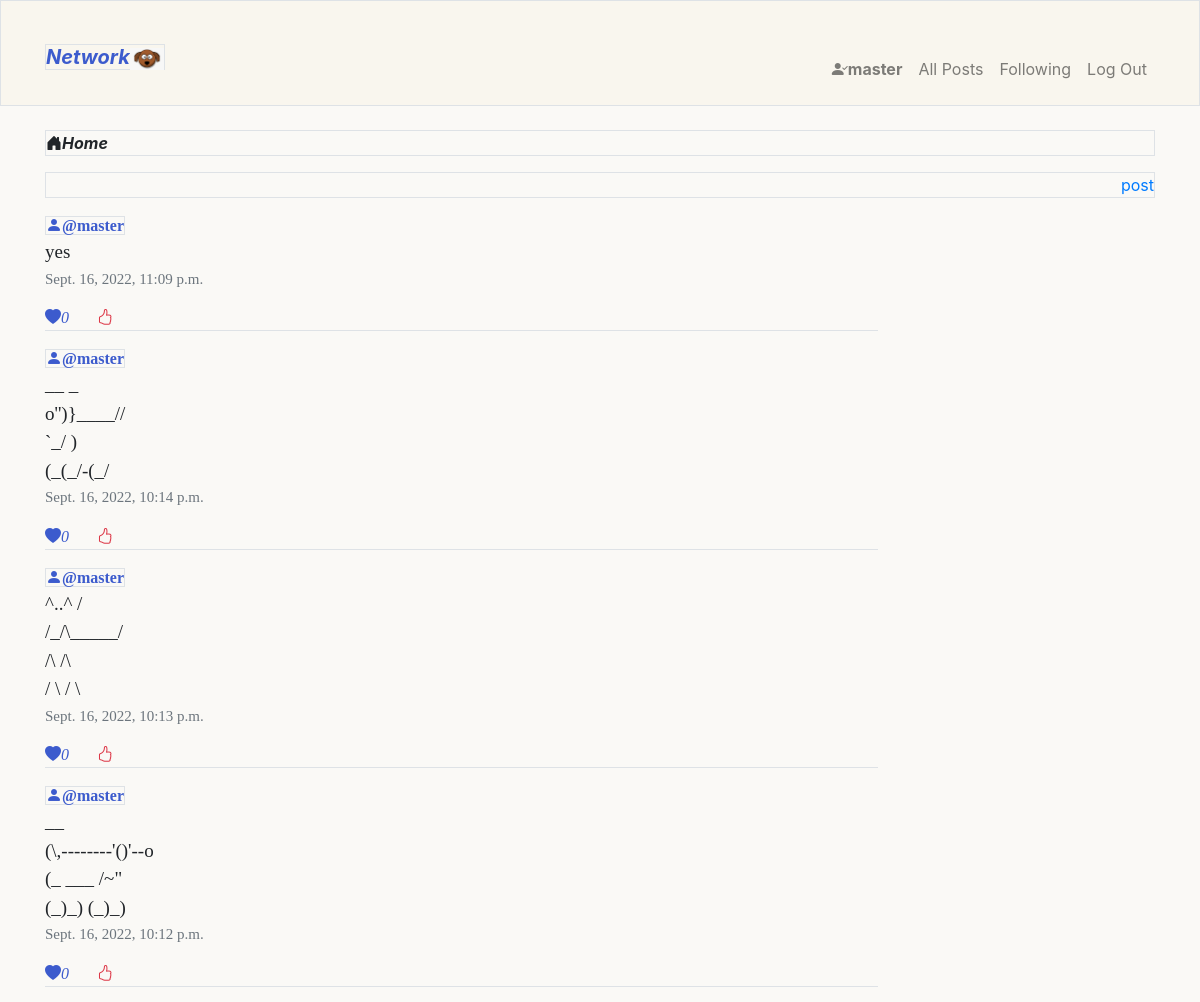
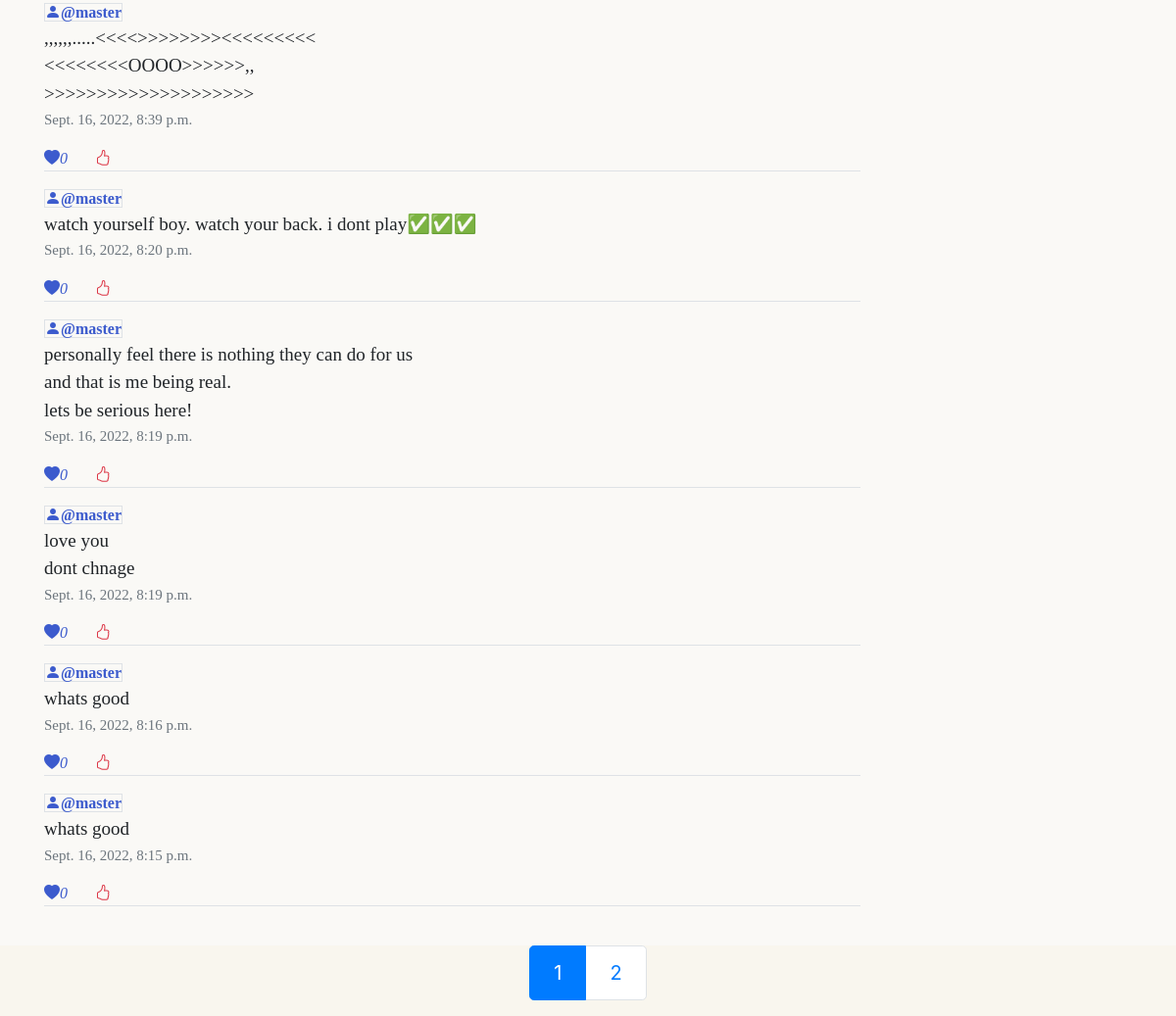
Page /all_post/page/1 (signed in) on the earlier database version (2 pictures, top to bottom).
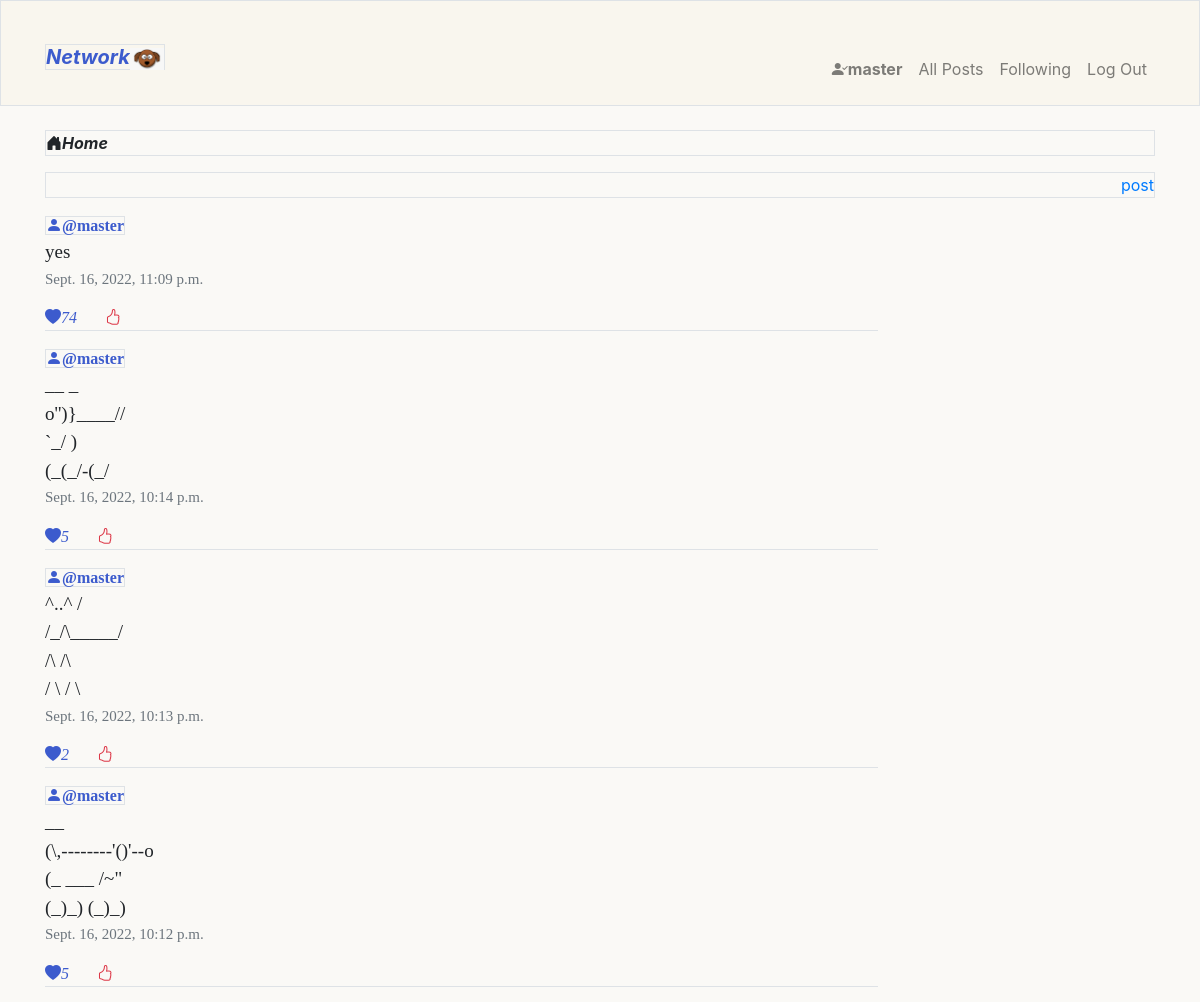
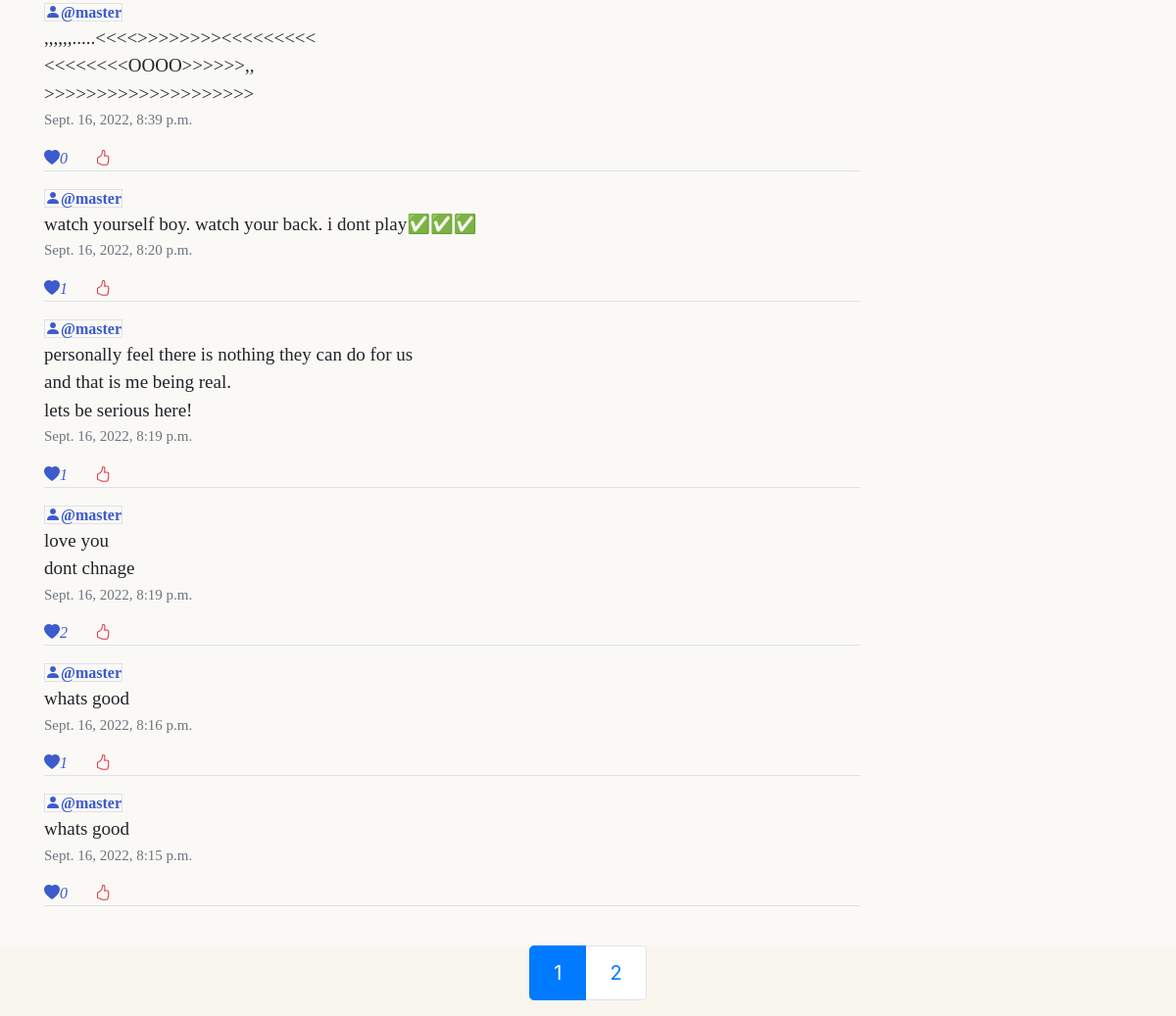
Same page on the later database version (2 pictures, top to bottom).
### network/models.py (models this page shows, shortened)
class User(AbstractUser):
    followers_number = models.IntegerField(default=0)
    following_number = models.IntegerField(default=0)
    joined = models.DateField(auto_now=True)

class Post(models.Model):
    content = models.CharField(max_length=200)
    likes = models.IntegerField(default=0)
    created = models.DateTimeField(auto_now_add=True)
    user = models.ForeignKey(User,on_delete=models.CASCADE,related_name="post_created")

### network/views.py (the view)
# urls.py: path("all_post/page/<int:page_num>",views.all_post,name="all_post"),
@login_required
def all_post(request,page_num):
    if not  request.user.is_authenticated:
        return render(request,"network/login.html",{
            "error":"Session expired ,Login again"
        })
    all_post = Post.objects.all().order_by("-created")
    pages = Paginator(all_post,10)  # show 10 post per page
    if page_num > pages.num_pages:
        return HttpResponse("error")
    try:
        current_page = pages.get_page(page_num)
        return render(request, "network/all_post.html",{
            "current_page":current_page,
            "number_of_pages":pages.num_pages
        })
    except Exception as e:
        print(e)
        return HttpResponse("no page")

### network/templates/network/all_post.html (shortened to what this page needs)
{% extends 'network/layout.html' %}
{% block body %}
<p class=" mt-4 border"><strong class= "font-italic"><i class="bi bi-house-door-fill"></i>Home</strong> </p>
<div class= " border d-flex justify-content-end">
    <a href="{% url 'new_post' %}"> post</a>
</div>
<div class=" border-primary posts mb-3" >
    {% for post in current_page %}
    <div class=" mt-3  border-bottom w-75">
        <a class="border " href=" {% url 'profile' post.user.id %}"><i class="bi bi-person-fill  blue-color-tone"></i><strong class=" blue-color-tone">@{{ post.user.username }}</strong></a>
        <div>
            <p class="post-content text-break">{{post.content|linebreaksbr}}</p>
            <p class="date text-muted ">{{post.created}}</p>
        </div>
        <a ><i class="bi bi-heart-fill blue-color-tone" id="like-{{post.id}}">{{post.likes}}</i>    <a href="" class="mx-4 text-danger like-btn" data-id ="{{post.id}}"><i class="bi bi-hand-thumbs-up"></i></a>
    </div>
    {%empty%}
    nothing here
    {% endfor %}
</div>
<div class="p-5"></div>
{% endblock body %}
{% block footer %}
<div class="">
    <nav aria-label="..." class= "fixed-bottom  d-flex justify-content-center ">
        <ul class="pagination pagination-lg">
          <li class="page-item active" aria-current="page">
            <span class="page-link">
              {{current_page.number}}
            </span>
          </li>
          {% if current_page.has_next %}
          <li class="page-item"><a class="page-link" href="{% url 'all_post' current_page.next_page_number %}">{{current_page.next_page_number}}</a></li>
          {% endif %}
        </ul>
      </nav>
</div>
{% endblock footer %}

### network/templates/network/layout.html (shortened to what this page needs)
{% load static %}
<!DOCTYPE html>
<html lang="en">
    <head>
        <link rel="stylesheet" href="https://cdn.jsdelivr.net/npm/bootstrap@4.4.1/dist/css/bootstrap.min.css">
        <link rel="stylesheet" href="https://cdn.jsdelivr.net/npm/bootstrap-icons@1.8.3/font/bootstrap-icons.css">
        <link href="{% static 'network/styles.css' %}" rel="stylesheet">
    </head>
    <body  class="bodycon">
        <nav class="navbar sticky-top navbar-expand-lg border pb-3 navbar-light ">
            <div class="container-md  mt-3">
                <a href="/" class="navbar-brand  " >
                    <span class="fw-bold  align-center ">
                        <i class="border "><strong class="blue-color-tone">Network</strong><img class="img-fluid nav-img" src="{% static 'network/images/dog4.png' %}" alt="image of a cute cartoon dog"></i>
                    </span>
                </a>
            <div class="collapse navbar-collapse  justify-content-end align-center" id="main-nav" >
                <ul class="navbar-nav mt-4">
                  {% if user.is_authenticated %}
                      <li class="nav-item">
                          <a class="nav-link" href="{% url 'profile'  user.id %}"><i class="bi bi-person-check-fill"></i><strong>{{ user.username }}</strong></a>
                      </li>
                  {% endif %}
                  <li class="nav-item">
                    <a class="nav-link" href="{% url 'index' %}">All Posts</a>
                  </li>
                  {% if user.is_authenticated %}
                      <li class="nav-item">
                          <a class="nav-link" href="{% url 'following' 1%}">Following</a>
                      </li>
                      <li class="nav-item">
                          <a class="nav-link" href="{% url 'logout' %}">Log Out</a>
                      </li>
                  {% endif %}
                </ul>
              </div>
            </div>
        </nav>
        <div class="container main">
            {% block body %}
            {% endblock %}
        </div>
    </body>
    {% block footer %}{% endblock footer %}
</html>

### network/static/network/styles.css (style rules this page uses)
html { scroll-behavior: smooth; }
nav { background-color: #F9F6EE; }
.bodycon { background-color: #FAF9F6; }
.blue-color-tone { color: rgb(60, 91, 205); }
.posts { font-family:'Times New Roman', Times, serif; }
.date { margin-top:-15px; font-size: 15px; }
.post-content { font-size: 19px; }
.nav-img { height:22px; }

Differences in the rows shown:
changed Post "yes": likes "0" → "74"
changed Post "__ _ o'')}____// `_/ ) (_(_/-(_/": likes "0" → "5"
changed Post "^..^ / /_/\\_____/ /\\ /\\ / \\ / \\": likes "0" → "2"
changed Post "__ (\\,--------'()'--o (_ ___ /~\" (_)_) (_)_)": likes "0" → "5"
changed Post "watch yourself boy. watch your back. i dont play✅✅✅": likes "0" → "1"
changed Post (number 7 of 10 on the later page): likes "0" → "1"
changed Post "love you dont chnage": likes "0" → "2"
changed Post "Sept. 16, 2022, 8:16 p.m.": likes "0" → "1"
